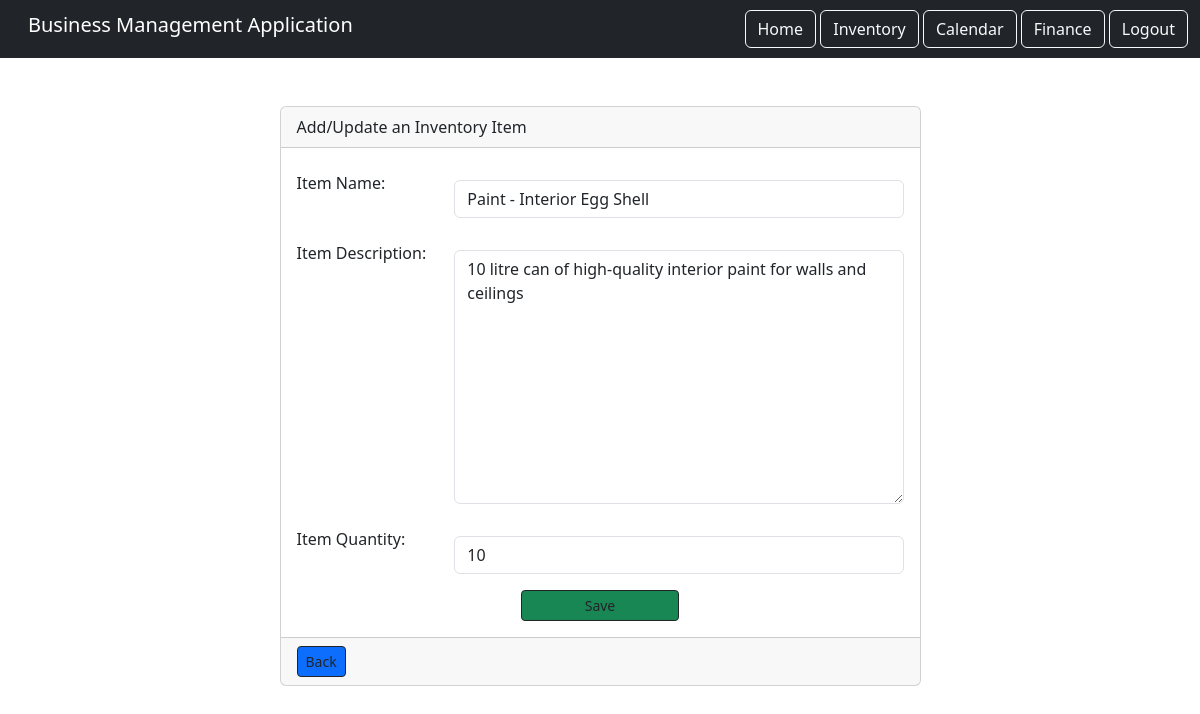
/inventory/22/edit (signed in), run on the app's committed database.
### inventory_component/models.py (models this page shows)
class Inventory(models.Model):
    item = models.CharField(max_length=500)
    description = models.TextField()
    quantity = models.PositiveIntegerField()
    user = models.ForeignKey(User, on_delete=models.CASCADE, related_name='items')

### inventory_component/views.py (the view)
# urls.py: path('<int:pk>/edit', views.UpdateItem.as_view(), name="item.update"),
class UpdateItem(LoginRequiredMixin, UpdateView):
    model = Inventory
    success_url = '/inventory/'
    form_class = ItemForm
    context_object_name = "item"
    template_name = "inventory_add.html"
    login_url = '/login'
    def get_queryset(self):
        return self.request.user.items.all()

### inventory_component/forms.py
class ItemForm(ModelForm):
    class Meta:
        model = Inventory
        fields = ('item', 'description', 'quantity')
        widgets = {
            'item': TextInput(attrs={'class': 'form-control my-3'}),
            'description': Textarea(attrs={'class': 'form-control my-3'}),
            'quantity': TextInput(attrs={'class': 'form-control my-3'})
        }
        labels = {
            'item': 'Item Name',
            'description': 'Item Description',
            'quantity': 'Item Quantity'
        }

### inventory_component/templates/inventory_add.html (shortened to what this page needs)
{% extends 'base.html' %}
{% load static %}
{% block content %}
<div class="row">
  <div class="col-md-7 mx-auto">
    <div class="card">
      <div class="card-header">Add/Update an Inventory Item</div>
      <div class="card-body">
        <form action="" method="post">
          <div class="form-group row">
            <label class="col-md-3 col-form-label"
              >{{ form.item.label_tag }}</label
            >
            <div class="col-md-9">{{ form.item }}</div>
          </div>
          <div class="form-group row">
            <label class="col-md-3 col-form-label"
              >{{ form.description.label_tag }}</label
            >
            <div class="col-md-9">{{ form.description }}</div>
          </div>
          <div class="form-group row">
            <label class="col-md-3 col-form-label"
              >{{ form.quantity.label_tag }}</label
            >
            <div class="col-md-9">{{ form.quantity }}</div>
          </div>
          <div class="row d-flex justify-content-center">
            <button
              type="submit"
              class="btn btn-sm btn-success w-25 btn-outline-dark"
            >
              Save
            </button>
          </div>
        </form>
      </div>
      <div class="card-footer">
        <a
          href="{% url 'inventory_list' %}"
          class="btn btn-sm btn-primary btn-outline-dark"
          >Back</a
        >
      </div>
    </div>
  </div>
</div>
{% endblock content %}

### static/css/style.css (style rules this page uses)
a { color: #17a2b8; }

### data on the page
Inventory: item "Paint - Interior Egg Shell", description "10 litre can of high-quality interior paint for walls and ceilings", quantity "10"
